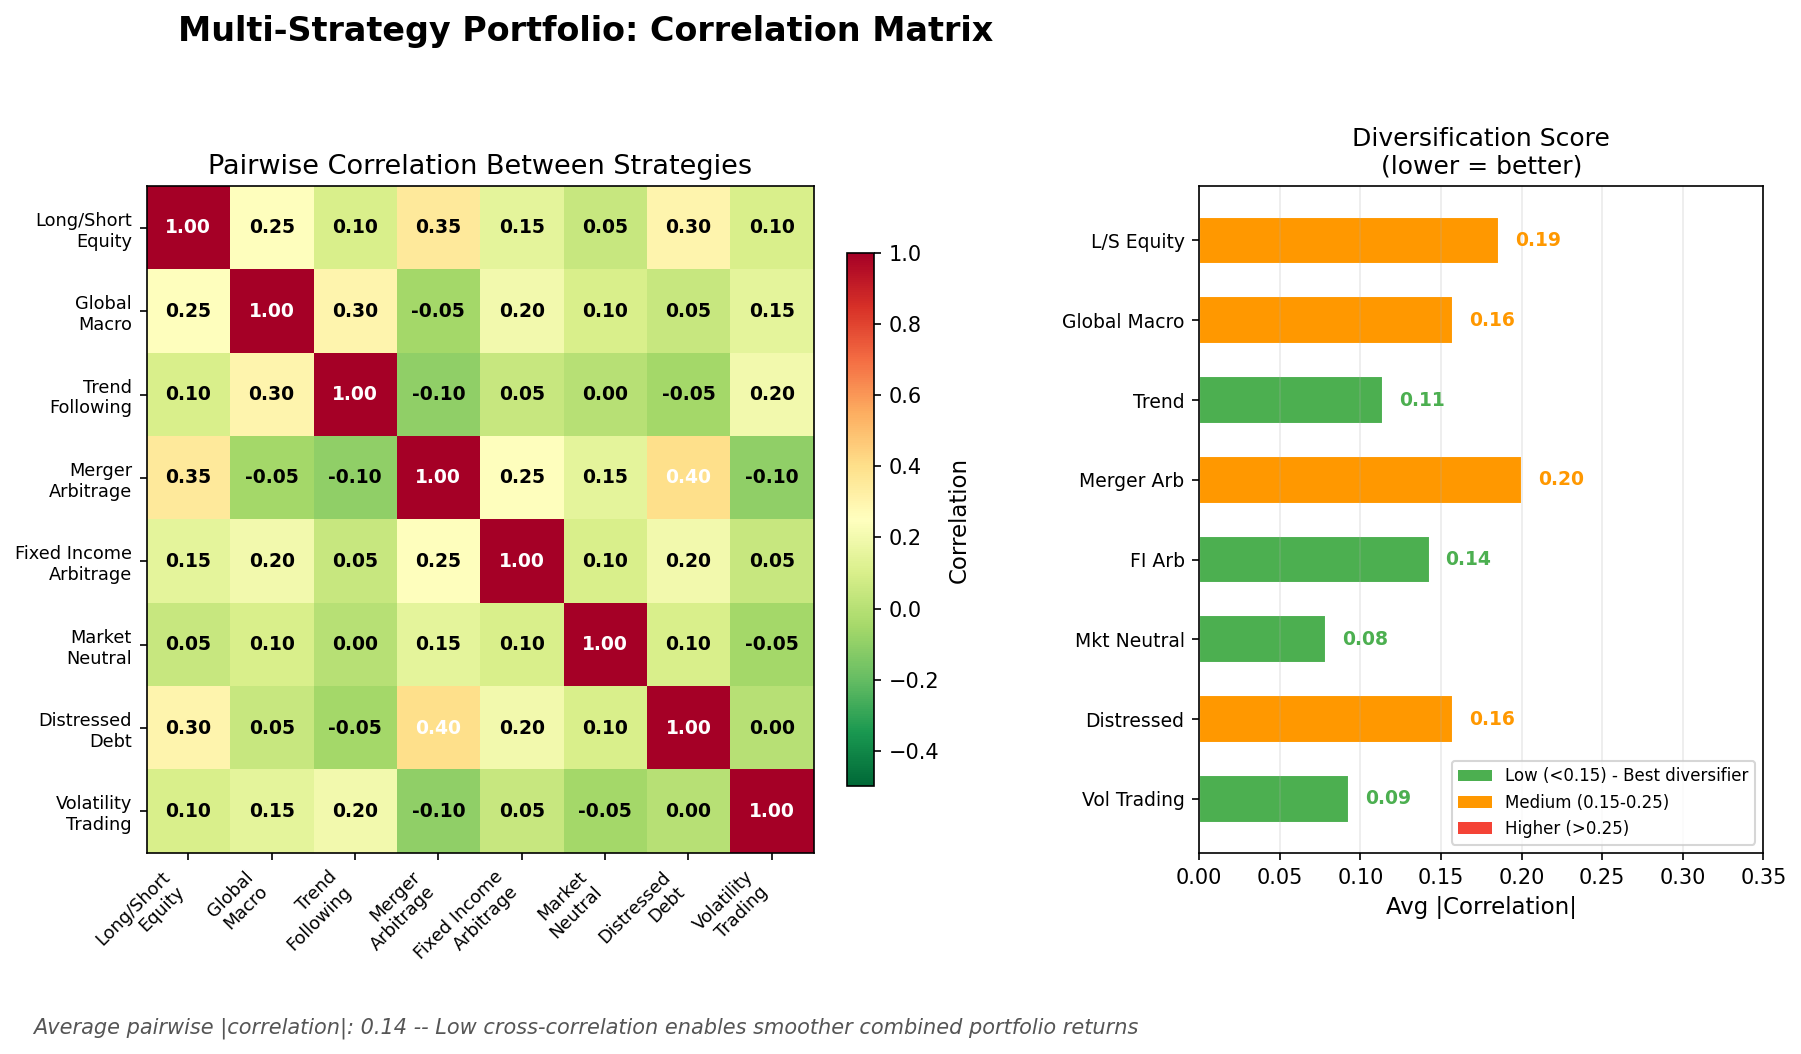

Recreate this plot in Python.
"""
Week 24 - Multi-Strategy Correlation Matrix
=============================================
Correlation matrix heatmap showing low correlation between
different investment strategies, demonstrating diversification benefit.
Output: week24_multi_strategy.png
"""

import numpy as np
import matplotlib.pyplot as plt
import os

# ---------------------------------------------------------------------------
# 1. Define strategies and their correlation matrix
# ---------------------------------------------------------------------------
strategies = [
    'Long/Short\nEquity',
    'Global\nMacro',
    'Trend\nFollowing',
    'Merger\nArbitrage',
    'Fixed Income\nArbitrage',
    'Market\nNeutral',
    'Distressed\nDebt',
    'Volatility\nTrading',
]

n = len(strategies)

# Construct a realistic correlation matrix
# Most hedge fund strategies have low cross-correlation
corr_matrix = np.array([
    [ 1.00,  0.25,  0.10,  0.35,  0.15,  0.05,  0.30,  0.10],  # L/S Equity
    [ 0.25,  1.00,  0.30, -0.05,  0.20,  0.10,  0.05,  0.15],  # Global Macro
    [ 0.10,  0.30,  1.00, -0.10,  0.05,  0.00, -0.05,  0.20],  # Trend
    [ 0.35, -0.05, -0.10,  1.00,  0.25,  0.15,  0.40, -0.10],  # Merger Arb
    [ 0.15,  0.20,  0.05,  0.25,  1.00,  0.10,  0.20,  0.05],  # FI Arb
    [ 0.05,  0.10,  0.00,  0.15,  0.10,  1.00,  0.10, -0.05],  # Mkt Neutral
    [ 0.30,  0.05, -0.05,  0.40,  0.20,  0.10,  1.00,  0.00],  # Distressed
    [ 0.10,  0.15,  0.20, -0.10,  0.05, -0.05,  0.00,  1.00],  # Vol Trading
])

# ---------------------------------------------------------------------------
# 2. Plot
# ---------------------------------------------------------------------------
fig, (ax1, ax2) = plt.subplots(1, 2, figsize=(16, 7),
                                gridspec_kw={'width_ratios': [3, 1]})
fig.suptitle('Multi-Strategy Portfolio: Correlation Matrix',
             fontsize=16, fontweight='bold')

# -- Left panel: heatmap --
im = ax1.imshow(corr_matrix, cmap='RdYlGn_r', vmin=-0.5, vmax=1.0,
                aspect='equal')

# Add text annotations in each cell
for i in range(n):
    for j in range(n):
        value = corr_matrix[i, j]
        text_color = 'white' if abs(value) > 0.35 else 'black'
        ax1.text(j, i, f'{value:.2f}', ha='center', va='center',
                 fontsize=9, fontweight='bold', color=text_color)

ax1.set_xticks(range(n))
ax1.set_yticks(range(n))
ax1.set_xticklabels(strategies, fontsize=8.5, rotation=45, ha='right')
ax1.set_yticklabels(strategies, fontsize=8.5)
ax1.set_title('Pairwise Correlation Between Strategies', fontsize=13)

# Colorbar
cbar = plt.colorbar(im, ax=ax1, shrink=0.8, pad=0.02)
cbar.set_label('Correlation', fontsize=11)

# -- Right panel: average correlation summary --
avg_corr = []
for i in range(n):
    # Average absolute correlation with other strategies (exclude self)
    other_corrs = [abs(corr_matrix[i, j]) for j in range(n) if i != j]
    avg_corr.append(np.mean(other_corrs))

y_pos = np.arange(n)
short_names = ['L/S Equity', 'Global Macro', 'Trend', 'Merger Arb',
               'FI Arb', 'Mkt Neutral', 'Distressed', 'Vol Trading']

colors = ['#4CAF50' if a < 0.15 else '#FF9800' if a < 0.25 else '#F44336'
          for a in avg_corr]

bars = ax2.barh(y_pos, avg_corr, 0.6, color=colors,
                edgecolor='white', linewidth=1)

for i, (bar, ac) in enumerate(zip(bars, avg_corr)):
    ax2.text(bar.get_width() + 0.01, bar.get_y() + bar.get_height() / 2,
             f'{ac:.2f}', ha='left', va='center', fontsize=9,
             fontweight='bold', color=colors[i])

ax2.set_yticks(y_pos)
ax2.set_yticklabels(short_names, fontsize=9)
ax2.set_xlabel('Avg |Correlation|', fontsize=11)
ax2.set_title('Diversification Score\n(lower = better)', fontsize=12)
ax2.set_xlim(0, 0.35)
ax2.grid(True, axis='x', alpha=0.25)
ax2.invert_yaxis()

# Add legend for the color coding
from matplotlib.patches import Patch
legend_elements = [
    Patch(facecolor='#4CAF50', label='Low (<0.15) - Best diversifier'),
    Patch(facecolor='#FF9800', label='Medium (0.15-0.25)'),
    Patch(facecolor='#F44336', label='Higher (>0.25)'),
]
ax2.legend(handles=legend_elements, loc='lower right', fontsize=8)

# Portfolio-level insight
avg_all = np.mean(np.abs(corr_matrix[np.triu_indices(n, k=1)]))
fig.text(0.5, 0.01,
         f'Average pairwise |correlation|: {avg_all:.2f} -- '
         f'Low cross-correlation enables smoother combined portfolio returns',
         ha='center', fontsize=10, style='italic', color='#555555')

plt.tight_layout(rect=[0, 0.04, 1, 0.95])

# ---------------------------------------------------------------------------
# 3. Save
# ---------------------------------------------------------------------------
output_path = os.path.join(os.path.dirname(__file__),
                           'week24_multi_strategy.png')
plt.savefig(output_path, dpi=150, bbox_inches='tight')
plt.close()
print(f"Saved: {output_path}")
